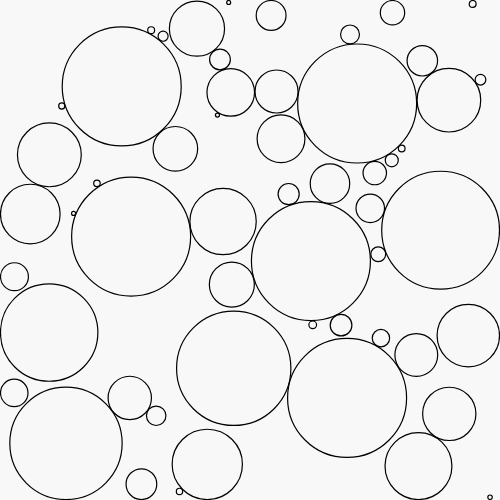
Frame 1 (no input)
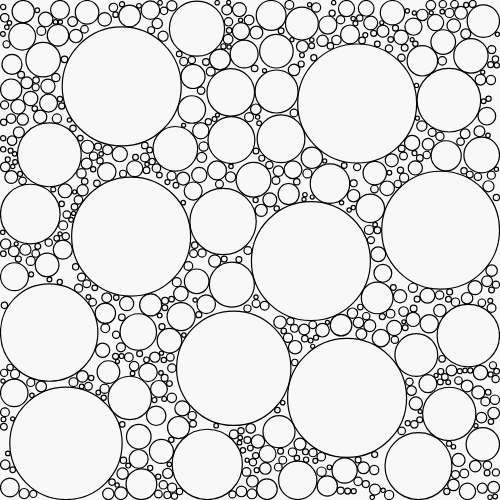
Frame 60 (no input)
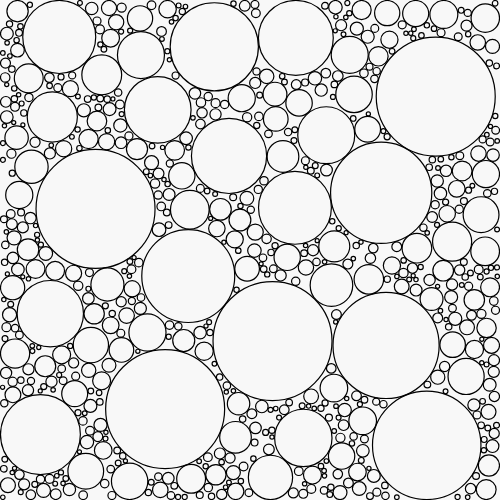
Frame 120 (the mouse pressed at the canvas centre since frame 60)

The p5.js sketch that drew these frames (run headless with seeded random() and noise() and a simulated clock; from frame 60 on, the mouse is pressed at the canvas centre):

// p5.js sketch
// ── sketch.js
// 원 채우기 — 검은 윤곽선 원. 클릭: 재시작
let circles = [];
const MIN_R = 2.5, MAX_R = 60;

function setup() {
  createCanvas(500, 500);
  circles = [];
}

function tryPlace() {
  const x = random(width), y = random(height);
  let maxR = min(MAX_R, x, y, width - x, height - y);
  for (const c of circles) {
    const d = dist(x, y, c.x, c.y);
    if (d < c.r) return;
    maxR = min(maxR, d - c.r);
    if (maxR < MIN_R) return;
  }
  circles.push({ x, y, r: maxR - 0.5 });
}

function draw() {
  background(248);
  for (let i = 0; i < 120; i++) tryPlace();
  noFill();
  stroke(0);
  strokeWeight(1.2);
  for (const c of circles) circle(c.x, c.y, c.r * 2);
}

function mousePressed() {
  if (mouseX >= 0 && mouseX < width && mouseY >= 0 && mouseY < height) circles = [];
}
